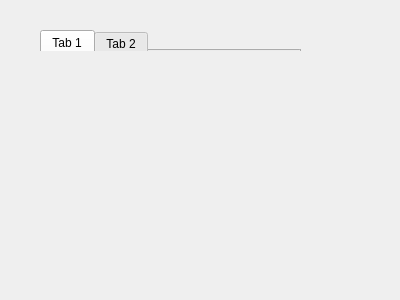
<?xml version="1.0" encoding="UTF-8"?>
<ui version="4.0">
 <class>Form</class>
 <widget class="QWidget" name="Form">
  <property name="geometry">
   <rect>
    <x>0</x>
    <y>0</y>
    <width>400</width>
    <height>300</height>
   </rect>
  </property>
  <property name="windowTitle">
   <string>Form</string>
  </property>
  <widget class="QTabWidget" name="tabWidget">
   <property name="geometry">
    <rect>
     <x>40</x>
     <y>30</y>
     <width>261</width>
     <height>21</height>
    </rect>
   </property>
   <widget class="QWidget" name="tab">
    <attribute name="title">
     <string>Tab 1</string>
    </attribute>
   </widget>
   <widget class="QWidget" name="tab_2">
    <attribute name="title">
     <string>Tab 2</string>
    </attribute>
   </widget>
  </widget>
 </widget>
 <resources/>
 <connections/>
</ui>
